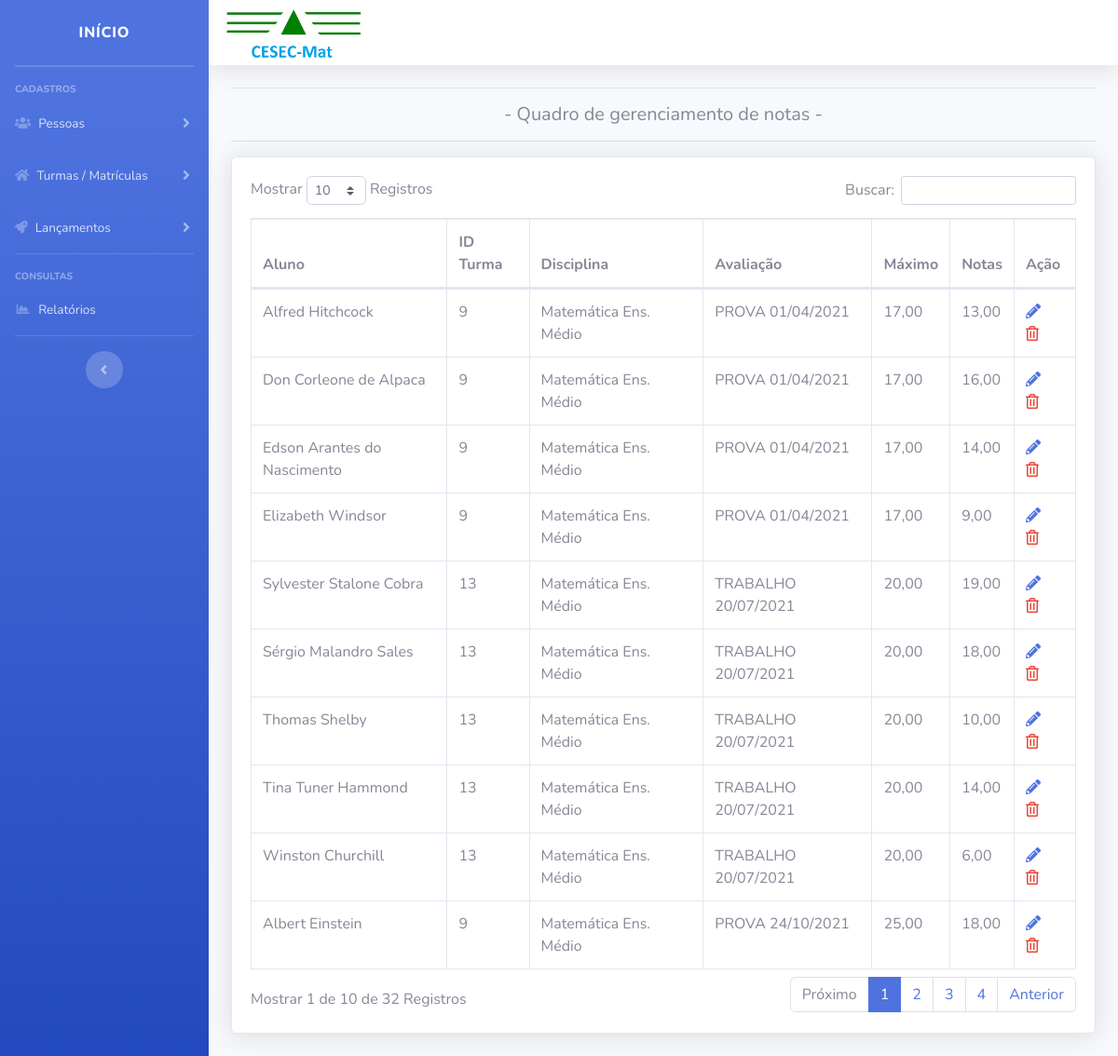
Screenshot of /cesec/painel/index.php?pag=notas with the database file from the repository.
### tables this page shows
CREATE TABLE `notas` (
  `id` int(11) NOT NULL,
  `turma` int(11) NOT NULL,
  `aluno` int(11) NOT NULL,
  `avaliacao` int(11) NOT NULL,
  `nota` int(11) DEFAULT NULL
);

CREATE TABLE `alunos` (
  `id` int(11) NOT NULL,
  `nome` varchar(50) NOT NULL,
  `cadastro` varchar(20) NOT NULL,
  `telefone` varchar(20) NOT NULL,
  `email` varchar(50) NOT NULL
);

CREATE TABLE `disciplinas` (
  `id` int(11) NOT NULL,
  `nome` varchar(50) NOT NULL
);

CREATE TABLE `avaliacao` (
  `id` int(11) NOT NULL,
  `turma` int(11) NOT NULL,
  `tipo` varchar(50) NOT NULL,
  `nota_max` int(11) NOT NULL,
  `data_av` date NOT NULL
);

### cesec/painel/notas.php (the view, shortened to what this page needs)
<?php
$pag = "notas";
require_once("../conexao.php");
?>
<div class="title" align="center">
<hr>
<h5 text="dark" >- Quadro de gerenciamento de notas -</h5>
<hr>
</div>
<div class="card shadow mb-4">
<div class="card-body">
			<div class="table-responsive">
				<table class="table table-bordered" id="dataTable" width="100%" cellspacing="0">
					<thead>
						<tr>
                            <th>Aluno</th>
                            <th>ID Turma</th>
                            <th>Disciplina</th>
							<th>Avaliação</th>
							<th>Máximo</th>
							<th>Notas</th>
							<th>Ação</th>
						</tr>
					</thead>
					<tbody>
			   		<?php
                    $query_1 = $pdo->query("SELECT * FROM notas order by id asc");
                    $res_1 = $query_1->fetchAll(PDO::FETCH_ASSOC);
                    for ($i=0; $i < count($res_1); $i++) {
                        $id_nota = $res_1[$i]['id'];
                        $id_turma = $res_1[$i]['turma'];
                        $id_aluno = $res_1[$i]['aluno'];
                        $id_avaliacao = $res_1[$i]['avaliacao'];
                        $nota = ($res_1[$i]['nota'])/100;
                        $notaF = number_format($nota, 2, ',', '');
                        $query_2 = $pdo->query("SELECT * FROM alunos WHERE id = '$id_aluno' ");
                        $res_2 = $query_2->fetchAll(PDO::FETCH_ASSOC);
                        $nome_aluno = $res_2[0]['nome'];
                        $query_3 = $pdo->query("SELECT * FROM turmas WHERE id = '$id_turma' ");
                        $res_3 = $query_3->fetchAll(PDO::FETCH_ASSOC);
                        $id_disc = $res_3[0]['disciplina'];
                        $query_4 = $pdo->query("SELECT * FROM disciplinas WHERE id = '$id_disc' ");
                        $res_4 = $query_4->fetchAll(PDO::FETCH_ASSOC);
                        $nome_disc = $res_4[0]['nome'];
                        $query_5 = $pdo->query("SELECT * FROM avaliacao WHERE id = '$id_avaliacao' ");
                        $res_5 = $query_5->fetchAll(PDO::FETCH_ASSOC);
                        $tipo = $res_5[0]['tipo'];
                        $nota_max = ($res_5[0]['nota_max'])/100;
                        $nota_maxF = number_format($nota_max, 2, ',', '');
				  	?>
				  		<tr>
							<td><?php echo $nome_aluno ?></td>
							<td><?php echo $id_turma ?></td>
							<td><?php echo $nome_disc ?></td>
                            <td><?php echo $tipo ?></td>
                            <td><?php echo $nota_maxF ?></td>
                            <td><?php if($notaF != "0,00"){ ?>
                                <?php echo $notaF ?>
                                <?php } ?>
                            </td>
							<td>
                            <?php if($nota != ""){  ?>
					 		<a href="index.php?pag=<?php echo $pag ?>&funcao=editar&id_nota=<?php echo $id_nota ?>&id_turma=<?php echo $id_turma ?>&id_avaliacao=<?php echo $id_avaliacao ?>&id_aluno=<?php echo $id_aluno ?>" class='text-primary mr-1' title='Lançar notas'><i class='fas fa-pencil-alt '></i></a>
					 		<a href="index.php?pag=<?php echo $pag ?>&funcao=excluir&id=<?php echo $id_nota ?>" class='text-danger mr-1' title='Excluir notas'><i class='far fa-trash-alt '></i></a>
                            <?php } ?>
                             </td>
						</tr>
					<?php } ?>
	 				</tbody>
 				</table>
			</div>
		</div>
  	</div>
</div>
</div>

### rows the page displays
notas: alunos.nome "Alfred Hitchcock", turma "9", disciplinas.nome "Matemática Ens. Médio", avaliacao.tipo "PROVA 01/04/2021", avaliacao.nota_max "17,00", nota "13,00"
notas: alunos.nome "Don Corleone de Alpaca", turma "9", disciplinas.nome "Matemática Ens. Médio", avaliacao.tipo "PROVA 01/04/2021", avaliacao.nota_max "17,00", nota "16,00"
notas: alunos.nome "Edson Arantes do Nascimento", turma "9", disciplinas.nome "Matemática Ens. Médio", avaliacao.tipo "PROVA 01/04/2021", avaliacao.nota_max "17,00", nota "14,00"
notas: alunos.nome "Elizabeth Windsor", turma "9", disciplinas.nome "Matemática Ens. Médio", avaliacao.tipo "PROVA 01/04/2021", avaliacao.nota_max "17,00", nota "9,00"
notas: alunos.nome "Sylvester Stalone Cobra", turma "13", disciplinas.nome "Matemática Ens. Médio", avaliacao.tipo "TRABALHO 20/07/2021", avaliacao.nota_max "20,00", nota "19,00"
notas: alunos.nome "Sérgio Malandro Sales", turma "13", disciplinas.nome "Matemática Ens. Médio", avaliacao.tipo "TRABALHO 20/07/2021", avaliacao.nota_max "20,00", nota "18,00"
notas: alunos.nome "Thomas Shelby", turma "13", disciplinas.nome "Matemática Ens. Médio", avaliacao.tipo "TRABALHO 20/07/2021", avaliacao.nota_max "20,00", nota "10,00"
notas: alunos.nome "Tina Tuner Hammond", turma "13", disciplinas.nome "Matemática Ens. Médio", avaliacao.tipo "TRABALHO 20/07/2021", avaliacao.nota_max "20,00", nota "14,00"
notas: alunos.nome "Winston Churchill", turma "13", disciplinas.nome "Matemática Ens. Médio", avaliacao.tipo "TRABALHO 20/07/2021", avaliacao.nota_max "20,00", nota "6,00"
notas: alunos.nome "Albert Einstein", turma "9", disciplinas.nome "Matemática Ens. Médio", avaliacao.tipo "PROVA 24/10/2021", avaliacao.nota_max "25,00", nota "18,00"
